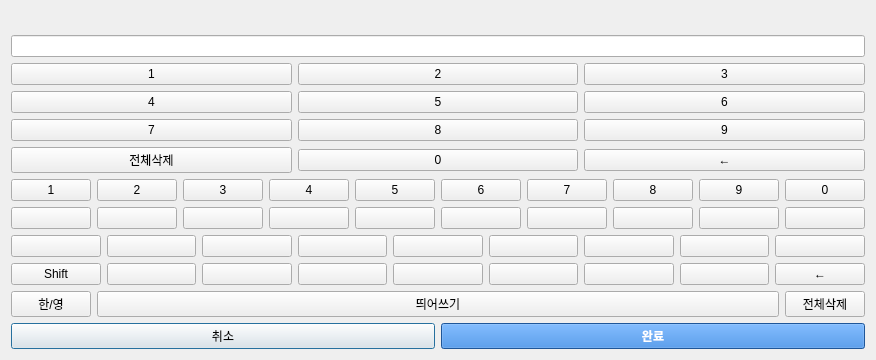
<?xml version="1.0" encoding="UTF-8"?>
<ui version="4.0">
 <class>Keyboard</class>
 <widget class="QDialog" name="Keyboard">
  <property name="geometry">
   <rect>
    <x>0</x>
    <y>0</y>
    <width>500</width>
    <height>360</height>
   </rect>
  </property>
  <layout class="QVBoxLayout" name="verticalLayout">
   <item>
    <widget class="QLabel" name="lblTitle">
     <property name="styleSheet">
      <string notr="true">font-size: 15px; font-weight: bold;</string>
     </property>
    </widget>
   </item>
   <item>
    <widget class="QLineEdit" name="edit">
     <property name="readOnly">
      <bool>true</bool>
     </property>
    </widget>
   </item>
   <item>
    <widget class="QWidget" name="numPad">
     <layout class="QGridLayout" name="gridLayout">
      <property name="leftMargin">
       <number>0</number>
      </property>
      <property name="topMargin">
       <number>0</number>
      </property>
      <property name="rightMargin">
       <number>0</number>
      </property>
      <property name="bottomMargin">
       <number>0</number>
      </property>
      <item row="0" column="0">
       <widget class="QPushButton" name="n1">
        <property name="focusPolicy">
         <enum>Qt::NoFocus</enum>
        </property>
        <property name="text">
         <string>1</string>
        </property>
       </widget>
      </item>
      <item row="0" column="1">
       <widget class="QPushButton" name="n2">
        <property name="focusPolicy">
         <enum>Qt::NoFocus</enum>
        </property>
        <property name="text">
         <string>2</string>
        </property>
       </widget>
      </item>
      <item row="0" column="2">
       <widget class="QPushButton" name="n3">
        <property name="focusPolicy">
         <enum>Qt::NoFocus</enum>
        </property>
        <property name="text">
         <string>3</string>
        </property>
       </widget>
      </item>
      <item row="1" column="0">
       <widget class="QPushButton" name="n4">
        <property name="focusPolicy">
         <enum>Qt::NoFocus</enum>
        </property>
        <property name="text">
         <string>4</string>
        </property>
       </widget>
      </item>
      <item row="1" column="1">
       <widget class="QPushButton" name="n5">
        <property name="focusPolicy">
         <enum>Qt::NoFocus</enum>
        </property>
        <property name="text">
         <string>5</string>
        </property>
       </widget>
      </item>
      <item row="1" column="2">
       <widget class="QPushButton" name="n6">
        <property name="focusPolicy">
         <enum>Qt::NoFocus</enum>
        </property>
        <property name="text">
         <string>6</string>
        </property>
       </widget>
      </item>
      <item row="2" column="0">
       <widget class="QPushButton" name="n7">
        <property name="focusPolicy">
         <enum>Qt::NoFocus</enum>
        </property>
        <property name="text">
         <string>7</string>
        </property>
       </widget>
      </item>
      <item row="2" column="1">
       <widget class="QPushButton" name="n8">
        <property name="focusPolicy">
         <enum>Qt::NoFocus</enum>
        </property>
        <property name="text">
         <string>8</string>
        </property>
       </widget>
      </item>
      <item row="2" column="2">
       <widget class="QPushButton" name="n9">
        <property name="focusPolicy">
         <enum>Qt::NoFocus</enum>
        </property>
        <property name="text">
         <string>9</string>
        </property>
       </widget>
      </item>
      <item row="3" column="0">
       <widget class="QPushButton" name="nClear">
        <property name="focusPolicy">
         <enum>Qt::NoFocus</enum>
        </property>
        <property name="text">
         <string>전체삭제</string>
        </property>
       </widget>
      </item>
      <item row="3" column="1">
       <widget class="QPushButton" name="n0">
        <property name="focusPolicy">
         <enum>Qt::NoFocus</enum>
        </property>
        <property name="text">
         <string>0</string>
        </property>
       </widget>
      </item>
      <item row="3" column="2">
       <widget class="QPushButton" name="nBack">
        <property name="focusPolicy">
         <enum>Qt::NoFocus</enum>
        </property>
        <property name="text">
         <string>←</string>
        </property>
       </widget>
      </item>
     </layout>
    </widget>
   </item>
   <item>
    <widget class="QWidget" name="textPad">
     <layout class="QVBoxLayout" name="verticalLayout_2">
      <property name="leftMargin">
       <number>0</number>
      </property>
      <property name="topMargin">
       <number>0</number>
      </property>
      <property name="rightMargin">
       <number>0</number>
      </property>
      <property name="bottomMargin">
       <number>0</number>
      </property>
      <item>
       <layout class="QHBoxLayout" name="horizontalLayout">
        <item>
         <widget class="QPushButton" name="d1">
          <property name="focusPolicy">
           <enum>Qt::NoFocus</enum>
          </property>
          <property name="text">
           <string>1</string>
          </property>
         </widget>
        </item>
        <item>
         <widget class="QPushButton" name="d2">
          <property name="focusPolicy">
           <enum>Qt::NoFocus</enum>
          </property>
          <property name="text">
           <string>2</string>
          </property>
         </widget>
        </item>
        <item>
         <widget class="QPushButton" name="d3">
          <property name="focusPolicy">
           <enum>Qt::NoFocus</enum>
          </property>
          <property name="text">
           <string>3</string>
          </property>
         </widget>
        </item>
        <item>
         <widget class="QPushButton" name="d4">
          <property name="focusPolicy">
           <enum>Qt::NoFocus</enum>
          </property>
          <property name="text">
           <string>4</string>
          </property>
         </widget>
        </item>
        <item>
         <widget class="QPushButton" name="d5">
          <property name="focusPolicy">
           <enum>Qt::NoFocus</enum>
          </property>
          <property name="text">
           <string>5</string>
          </property>
         </widget>
        </item>
        <item>
         <widget class="QPushButton" name="d6">
          <property name="focusPolicy">
           <enum>Qt::NoFocus</enum>
          </property>
          <property name="text">
           <string>6</string>
          </property>
         </widget>
        </item>
        <item>
         <widget class="QPushButton" name="d7">
          <property name="focusPolicy">
           <enum>Qt::NoFocus</enum>
          </property>
          <property name="text">
           <string>7</string>
          </property>
         </widget>
        </item>
        <item>
         <widget class="QPushButton" name="d8">
          <property name="focusPolicy">
           <enum>Qt::NoFocus</enum>
          </property>
          <property name="text">
           <string>8</string>
          </property>
         </widget>
        </item>
        <item>
         <widget class="QPushButton" name="d9">
          <property name="focusPolicy">
           <enum>Qt::NoFocus</enum>
          </property>
          <property name="text">
           <string>9</string>
          </property>
         </widget>
        </item>
        <item>
         <widget class="QPushButton" name="d0">
          <property name="focusPolicy">
           <enum>Qt::NoFocus</enum>
          </property>
          <property name="text">
           <string>0</string>
          </property>
         </widget>
        </item>
       </layout>
      </item>
      <item>
       <layout class="QHBoxLayout" name="horizontalLayout_2">
        <item>
         <widget class="QPushButton" name="k0">
          <property name="focusPolicy">
           <enum>Qt::NoFocus</enum>
          </property>
         </widget>
        </item>
        <item>
         <widget class="QPushButton" name="k1">
          <property name="focusPolicy">
           <enum>Qt::NoFocus</enum>
          </property>
         </widget>
        </item>
        <item>
         <widget class="QPushButton" name="k2">
          <property name="focusPolicy">
           <enum>Qt::NoFocus</enum>
          </property>
         </widget>
        </item>
        <item>
         <widget class="QPushButton" name="k3">
          <property name="focusPolicy">
           <enum>Qt::NoFocus</enum>
          </property>
         </widget>
        </item>
        <item>
         <widget class="QPushButton" name="k4">
          <property name="focusPolicy">
           <enum>Qt::NoFocus</enum>
          </property>
         </widget>
        </item>
        <item>
         <widget class="QPushButton" name="k5">
          <property name="focusPolicy">
           <enum>Qt::NoFocus</enum>
          </property>
         </widget>
        </item>
        <item>
         <widget class="QPushButton" name="k6">
          <property name="focusPolicy">
           <enum>Qt::NoFocus</enum>
          </property>
         </widget>
        </item>
        <item>
         <widget class="QPushButton" name="k7">
          <property name="focusPolicy">
           <enum>Qt::NoFocus</enum>
          </property>
         </widget>
        </item>
        <item>
         <widget class="QPushButton" name="k8">
          <property name="focusPolicy">
           <enum>Qt::NoFocus</enum>
          </property>
         </widget>
        </item>
        <item>
         <widget class="QPushButton" name="k9">
          <property name="focusPolicy">
           <enum>Qt::NoFocus</enum>
          </property>
         </widget>
        </item>
       </layout>
      </item>
      <item>
       <layout class="QHBoxLayout" name="horizontalLayout_3">
        <item>
         <widget class="QPushButton" name="k10">
          <property name="focusPolicy">
           <enum>Qt::NoFocus</enum>
          </property>
         </widget>
        </item>
        <item>
         <widget class="QPushButton" name="k11">
          <property name="focusPolicy">
           <enum>Qt::NoFocus</enum>
          </property>
         </widget>
        </item>
        <item>
         <widget class="QPushButton" name="k12">
          <property name="focusPolicy">
           <enum>Qt::NoFocus</enum>
          </property>
         </widget>
        </item>
        <item>
         <widget class="QPushButton" name="k13">
          <property name="focusPolicy">
           <enum>Qt::NoFocus</enum>
          </property>
         </widget>
        </item>
        <item>
         <widget class="QPushButton" name="k14">
          <property name="focusPolicy">
           <enum>Qt::NoFocus</enum>
          </property>
         </widget>
        </item>
        <item>
         <widget class="QPushButton" name="k15">
          <property name="focusPolicy">
           <enum>Qt::NoFocus</enum>
          </property>
         </widget>
        </item>
        <item>
         <widget class="QPushButton" name="k16">
          <property name="focusPolicy">
           <enum>Qt::NoFocus</enum>
          </property>
         </widget>
        </item>
        <item>
         <widget class="QPushButton" name="k17">
          <property name="focusPolicy">
           <enum>Qt::NoFocus</enum>
          </property>
         </widget>
        </item>
        <item>
         <widget class="QPushButton" name="k18">
          <property name="focusPolicy">
           <enum>Qt::NoFocus</enum>
          </property>
         </widget>
        </item>
       </layout>
      </item>
      <item>
       <layout class="QHBoxLayout" name="horizontalLayout_4">
        <item>
         <widget class="QPushButton" name="btnShift">
          <property name="focusPolicy">
           <enum>Qt::NoFocus</enum>
          </property>
          <property name="text">
           <string>Shift</string>
          </property>
          <property name="checkable">
           <bool>true</bool>
          </property>
         </widget>
        </item>
        <item>
         <widget class="QPushButton" name="k19">
          <property name="focusPolicy">
           <enum>Qt::NoFocus</enum>
          </property>
         </widget>
        </item>
        <item>
         <widget class="QPushButton" name="k20">
          <property name="focusPolicy">
           <enum>Qt::NoFocus</enum>
          </property>
         </widget>
        </item>
        <item>
         <widget class="QPushButton" name="k21">
          <property name="focusPolicy">
           <enum>Qt::NoFocus</enum>
          </property>
         </widget>
        </item>
        <item>
         <widget class="QPushButton" name="k22">
          <property name="focusPolicy">
           <enum>Qt::NoFocus</enum>
          </property>
         </widget>
        </item>
        <item>
         <widget class="QPushButton" name="k23">
          <property name="focusPolicy">
           <enum>Qt::NoFocus</enum>
          </property>
         </widget>
        </item>
        <item>
         <widget class="QPushButton" name="k24">
          <property name="focusPolicy">
           <enum>Qt::NoFocus</enum>
          </property>
         </widget>
        </item>
        <item>
         <widget class="QPushButton" name="k25">
          <property name="focusPolicy">
           <enum>Qt::NoFocus</enum>
          </property>
         </widget>
        </item>
        <item>
         <widget class="QPushButton" name="btnBack">
          <property name="focusPolicy">
           <enum>Qt::NoFocus</enum>
          </property>
          <property name="text">
           <string>←</string>
          </property>
         </widget>
        </item>
       </layout>
      </item>
      <item>
       <layout class="QHBoxLayout" name="horizontalLayout_5" stretch="0,1,0">
        <item>
         <widget class="QPushButton" name="btnLang">
          <property name="focusPolicy">
           <enum>Qt::NoFocus</enum>
          </property>
          <property name="text">
           <string>한/영</string>
          </property>
         </widget>
        </item>
        <item>
         <widget class="QPushButton" name="btnSpace">
          <property name="focusPolicy">
           <enum>Qt::NoFocus</enum>
          </property>
          <property name="text">
           <string>띄어쓰기</string>
          </property>
         </widget>
        </item>
        <item>
         <widget class="QPushButton" name="btnClear">
          <property name="focusPolicy">
           <enum>Qt::NoFocus</enum>
          </property>
          <property name="text">
           <string>전체삭제</string>
          </property>
         </widget>
        </item>
       </layout>
      </item>
     </layout>
    </widget>
   </item>
   <item>
    <layout class="QHBoxLayout" name="horizontalLayout_6">
     <item>
      <widget class="QPushButton" name="btnCancel">
       <property name="text">
        <string>취소</string>
       </property>
      </widget>
     </item>
     <item>
      <widget class="QPushButton" name="btnOk">
       <property name="styleSheet">
        <string notr="true">background: #2a78d6; color: white; font-weight: bold;</string>
       </property>
       <property name="text">
        <string>완료</string>
       </property>
      </widget>
     </item>
    </layout>
   </item>
  </layout>
 </widget>
 <resources/>
 <connections/>
</ui>
